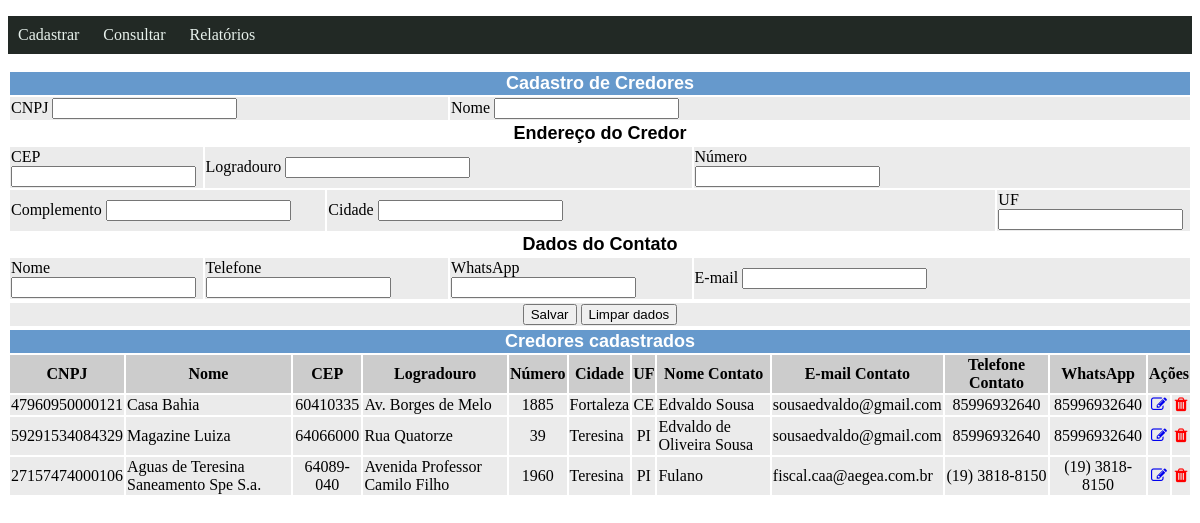
/credores/cadastrar, run on the app's committed database.
### models.py (models this page shows, shortened)
class Credor(db.Model):
    __tablename__ ="credor"
    cnpj = db.Column(db.String(14), primary_key=True, nullable = False)
    nome = db.Column(db.String(150), nullable = False)
    ender_cep = db.Column(db.String(8),db.ForeignKey("endereco.cep"), nullable = False)
    contato_id = db.Column(db.Integer,db.ForeignKey("contato.id"))
    contato = db.relationship('Contato', foreign_keys=contato_id, back_populates="credor")
    endereco = db.relationship('Endereco', foreign_keys=ender_cep, back_populates="credor")

class Endereco(db.Model):
    __tablename__ = "endereco"
    cep = db.Column(db.String(8), primary_key=True, nullable = False)
    logradouro = db.Column(db.String(150), nullable = False)
    numero = db.Column(db.String(6))
    complemento = db.Column(db.String(50))
    cidade = db.Column(db.String(150), nullable = False)
    uf = db.Column(db.String(2), nullable = False)
    credor = db.relationship("Credor", back_populates="endereco")

class Contato(db.Model):
    __tablename__ = "contato"
    id = db.Column(db.Integer, primary_key=True)
    nome = db.Column(db.String(150), nullable = False)
    telefone = db.Column(db.String(11), nullable = False)
    email = db.Column(db.String(150), nullable = False)
    whatsapp = db.Column(db.String(11))
    credor = db.relationship("Credor", back_populates="contato")

### credores.py (the view, shortened to what this page needs)
@bp_credores.route('/cadastrar', methods=['GET','POST'])
def cadastrar():
    credores = consultarCredores()
    contexto = {
        "credores": credores
    }
    return render_template('cadastrar_credores.html', contexto=contexto)

### credores.py (called while the page is built)
@bp_credores.route('/consultar')
def consultarCredores():
     credores = Credor.query.all()
     return credores

### templates/cadastrar_credores.html
{% extends 'consultar_credores.html'%}
{% block credores%}
<form class="pure-form pure-form-aligned" method="post" action="/credores/cadastrar">
  <table class="table full" align="center">
    <tr bgcolor="#6699CC">
      <td colspan="40">
      <div align="center"><font face="Arial" size="4" color="#FFFFFF"><b>Cadastro de Credores</b></font></div>
    </td>
    </tr>
    <tr bgcolor="ebebeb">
      <td colspan="20">
        <div class="control-group">
					CNPJ <input type="text" name="cnpj" required>
        </div>
      </td>
      <td colspan="20" width="75%">
        <div class="control-group">
          Nome <input type="text" name="nome" required>
        </div>
      </td>
		</tr>
    <tr>
      <td colspan="40">
      	<div align="center"><font face="Arial" size="4" color="#000000"><b>Endereço do Credor</b></font></div>
    	</td>
    </tr>
    <tr bgcolor="ebebeb">
      <td colspan="10" width ="15%">
        <div class="control-group">
          CEP  <input type="text" name="cep" required>
        </div>
      </td>
      <td colspan="20" width ="70%">
        <div class="control-group">
          Logradouro <input type="text" name="logradouro" required>
        </div>
      </td>
			<td colspan="10" width="15%">
        <div>
          Número
        </div>
        <div class="control-group">
          <input type="text" name="numero">
        </div>
      </td>
		</tr>
    <tr bgcolor="ebebeb">
			<td colspan="15" width="25%">
        <div class="control-group">
					Complemento <input type="text" name="complemento">
        </div>
      </td>
      <td colspan="20" width="60%">
        <div class="control-group">
					Cidade <input type="text" name="cidade" required>
        </div>
      </td>
			<td colspan="5" width="15%">
        <div class="control-group">
					UF <input type="text" name="uf" required>
        </div>
      </td>
    </tr>
		<tr>
			<td colspan="40">
      	<div align="center"><font face="Arial" size="4" color="#000000"><b>Dados do Contato</b></font></div>
    	</td>
		</tr>
    <tr bgcolor="ebebeb">
      <td colspan="10" width="20%">
        <div class="control-group">
            Nome <input type="text" name="nomecontato" required>
        </div>
      </td>
      <td colspan="10" width="20%">
        <div class="control-group">
            Telefone <input type="text" name="telefone" required>
        </div>
      </td>
      <td colspan="10" width="20%">
        <div class="control-group">
            WhatsApp <input type="text" name="whatsapp">
        </div>
      </td>
      <td colspan="10" width="40%">
        <div class="control-group">
            E-mail <input type="text" name="email" required>
        </div>
      </td>
    </tr>
  </table>
  <table class="table full" align="center">
   <tr bgcolor="ebebeb">
     <td>
       <div class="controls" align = "center">
           <button type="submit" class="pure-button pure-button-primary">Salvar</button>
           <button type="reset" class="pure-button" >Limpar dados</button>
       </div>
     </td>
   </tr>
  </table>
</form>
{% endblock %}

### templates/consultar_credores.html (shortened to what this page needs)
{% extends 'base.html'%}
{% block conteudo %}
{% block credores %}{% endblock %}
  <table class="table full" align="center" id="minhaTabela">
    <thead>
      <th colspan="13" bgcolor="#6699CC">
        <div align="center"><font face="Arial" size="4"><b><font color="#FFFFFF">Credores cadastrados</font></b></font></div>
      </th>
      <tr bgcolor="cccccc">
        <th>CNPJ</th>
        <th>Nome</th>
        <th>CEP</th>
        <th>Logradouro</th>
        <th>Número</th>
        <th>Cidade</th>
        <th>UF</th>
        <th>Nome Contato</th>
        <th>E-mail Contato</th>
        <th>Telefone Contato</th>
        <th>WhatsApp</th>
        <th colspan="4">Ações</th>
      </tr>
    </thead>
    <tbody>
      {% for credor in contexto.credores %}
        <tr bgcolor="ebebeb">
          <td align = center >{{ credor.cnpj }}</td>
          <td align = left >{{ credor.nome }}</td>
          <td align = center >{{ credor.endereco.cep }}</td>
          <td align = left >{{ credor.endereco.logradouro }}</td>
          <td align = center >{{ credor.endereco.numero }}</td>
          <td align = left >{{ credor.endereco.cidade }}</td>
          <td align = center >{{ credor.endereco.uf }}</td>
          <td align = left >{{ credor.contato.nome }}</td>
          <td align = left >{{ credor.contato.email }}</td>
          <td align = center >{{ credor.contato.telefone }}</td>
          <td align = center >{{ credor.contato.whatsapp }}</td>
          <td align = center >
            <a href="/credores/editar/{{credor.cnpj}}">
              <i class="fa fa-edit"></i>
            </a>
          </td>
          <td align = center>
            <a href="/credores/delete/{{credor.cnpj}}" >
            <font color = "RED">
              <i class="fa fa-trash"></i>
            </font>
            </a>
          </td>
        </tr>
      {% endfor %}
    </tbody>
  </table>
{% endblock %}

### static/style.css (style rules this page uses)
:root { --cor-fundo: rgb(34, 41, 37); --cor-hover: rgb(118, 180, 145); --cor-primaria: rgb(231, 241, 236); }
table.full { width: 100%; }
a { text-decoration: none; }

### data on the page
Credor: cnpj "47960950000121", nome "Casa Bahia", endereco.cep "60410335", endereco.logradouro "Av. Borges de Melo", endereco.numero "1885", endereco.cidade "Fortaleza", endereco.uf "CE", contato.nome "Edvaldo Sousa", contato.email "sousaedvaldo@gmail.com", contato.telefone "85996932640", contato.whatsapp "85996932640"
Credor: cnpj "59291534084329", nome "Magazine Luiza", endereco.cep "64066000", endereco.logradouro "Rua Quatorze", endereco.numero "39", endereco.cidade "Teresina", endereco.uf "PI", contato.nome "Edvaldo de Oliveira Sousa", contato.email "sousaedvaldo@gmail.com", contato.telefone "85996932640", contato.whatsapp "85996932640"
Credor: cnpj "27157474000106", nome "Aguas de Teresina Saneamento Spe S.a.", endereco.cep "64089-040", endereco.logradouro "Avenida Professor Camilo Filho", endereco.numero "1960", endereco.cidade "Teresina", endereco.uf "PI", contato.nome "Fulano", contato.email "fiscal.caa@aegea.com.br", contato.telefone "(19) 3818-8150", contato.whatsapp "(19) 3818-8150"
